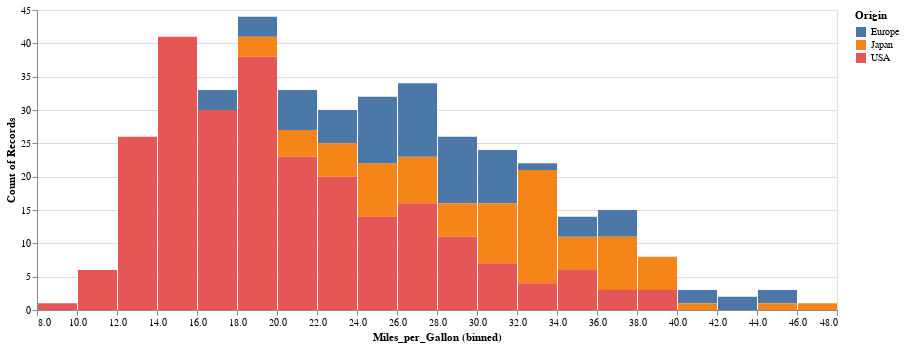

Notebook cell for this chart:
### Code cell
alt.Chart(cars).mark_bar().encode(alt.Y('*:Q', aggregate='count'), alt.X('Miles_per_Gallon', bin=alt.Bin(maxbins=20)), alt.Color('Origin')).properties(width=800)

### Figure 1 — Vega-Lite specification as saved in the notebook (floating-point values rounded to 4 significant figures; data arrays with more than 128 entries replaced by an {"elided": "..."} marker saying what was removed)
{"config": {"view": {"continuousWidth": 400, "continuousHeight": 300}}, "data": {"name": "data-f02450ab61490a1363517a0190416235"}, "mark": "bar", "encoding": {"color": {"type": "nominal", "field": "Origin"}, "x": {"type": "quantitative", "bin": {"maxbins": 20}, "field": "Miles_per_Gallon"}, "y": {"type": "quantitative", "aggregate": "count", "field": "*"}}, "width": 800, "$schema": "https://vega.github.io/schema/vega-lite/v4.8.1.json", "datasets": {"data-f02450ab61490a1363517a0190416235": {"elided": "406 records"}}}
